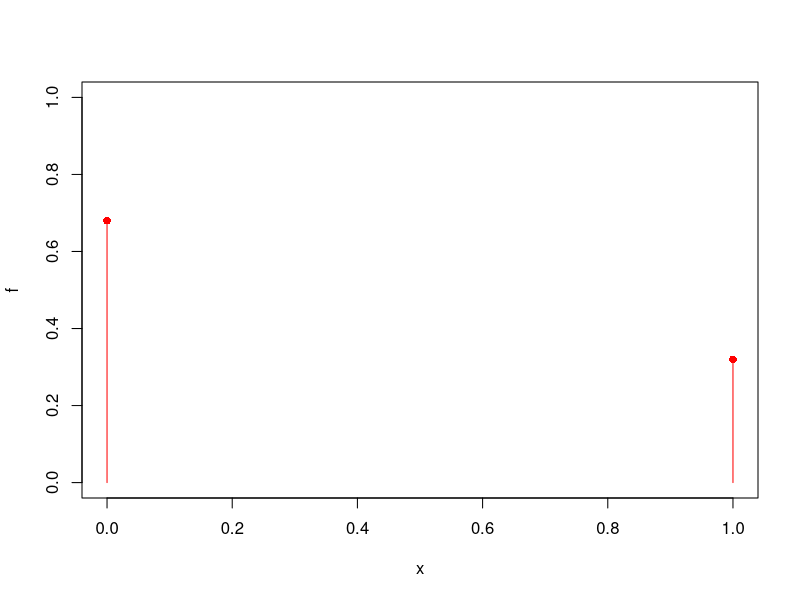
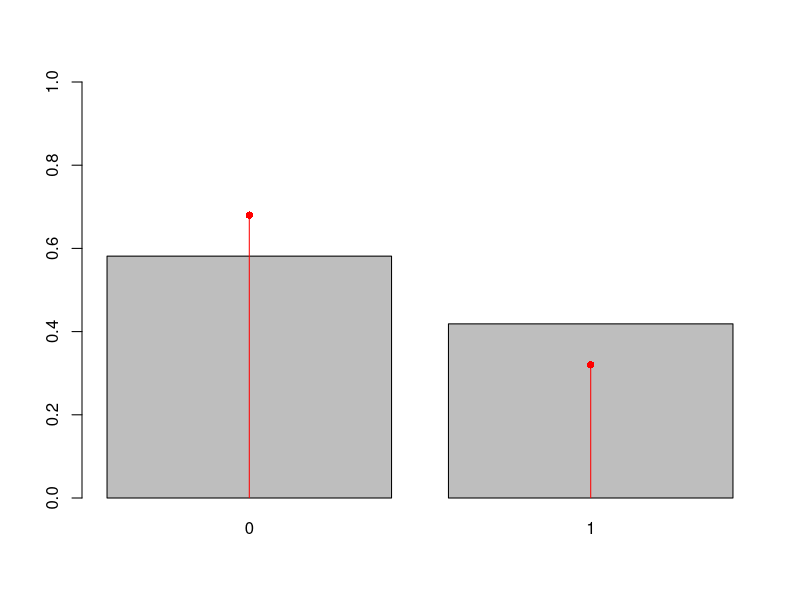
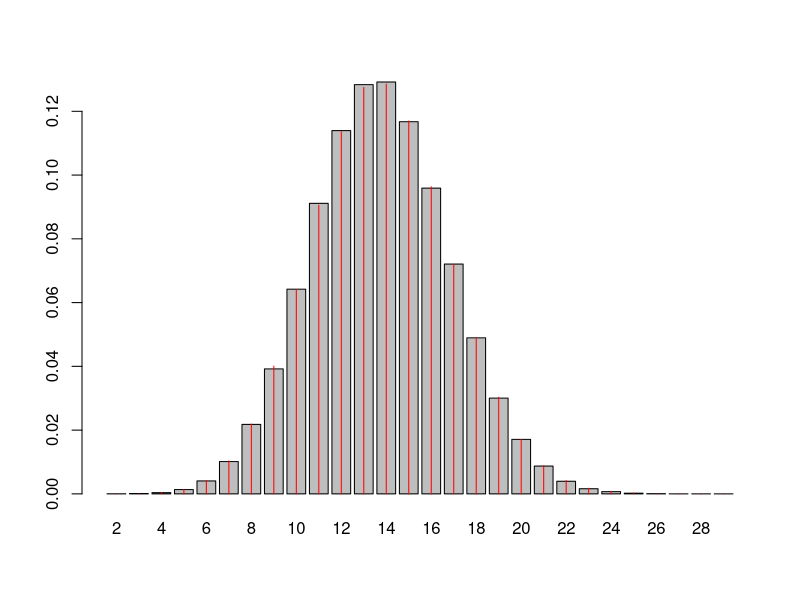
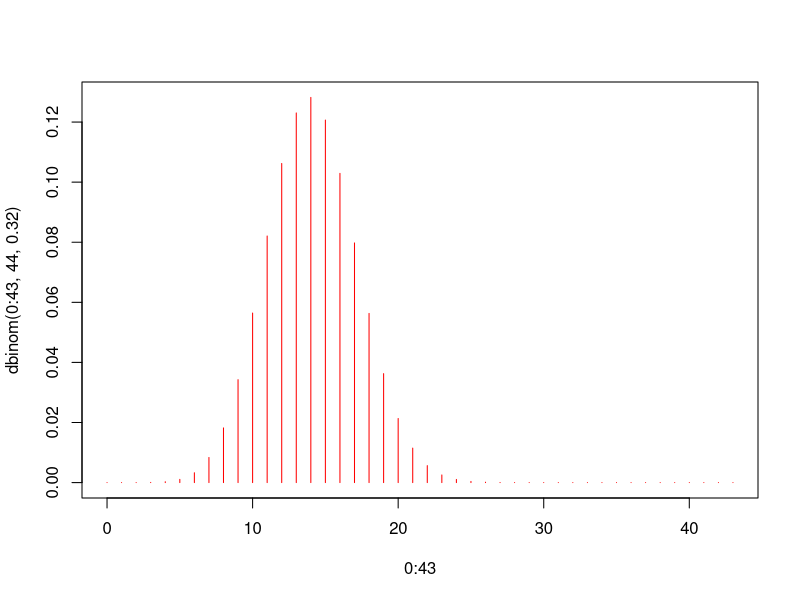
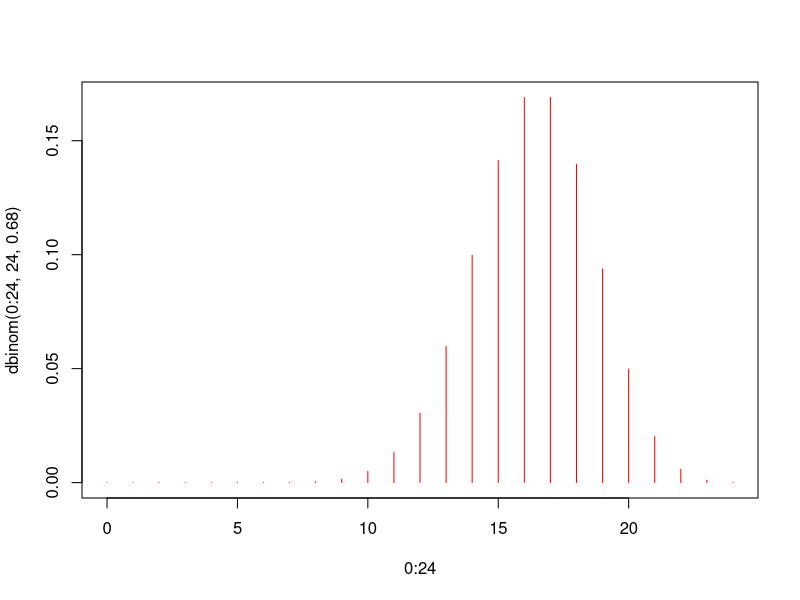

Generate these figures, in order, with R:
# ensayo de bernoulli

x <- c(0,1)
f <- c(0.68, 0.32)

plot(x, f, type="h", ylim=c(0,1), col="red")
points(x, f, pch=16, col="red")

n <- 43
muestra <- sample(x, n, f, replace=TRUE)

table(muestra)/n
mean(muestra)

bar <- barplot(table(muestra)/n, ylim=c(0,1))
lines(bar, f, type="h", col="red")
points(bar, f, pch=16, col="red")

muestra <- sample(x, n, f, replace=TRUE)
muestra

Y <- function(i){sum(sample(x, n, f, replace=TRUE))}

set.seed(123)
m <- 400000
encuestas <- sapply(1:m, Y)

fr <- table(encuestas)/m
fr["13"]

dbinom(13, 43, 0.32)

xx <- names(fr)
xx

br <- barplot(table(encuestas)/m)
lines(br, dbinom(2:29, 43, 0.32), type="h", col="red")

dbinom(17, 44, 0.32)
plot(0:43, dbinom(0:43, 44, 0.32), type="h", col="red")

pbinom(16, 44, 0.32)

#####
n <- 24
x <- c(0,1)
f <- c(0.32, 0.68)

Xstar <- function(i){sum(sample(x, n, f, replace=TRUE))}
set.seed(123)
m <- 400000
encuestas <- sapply(1:m, Xstar)
mean(encuestas)
n*0.68
var(encuestas)
n*0.68*0.32
qbinom(0.25, 24, 0.68)

plot(0:24, dbinom(0:24, 24, 0.68), type="h", col="red")

46*0.32
